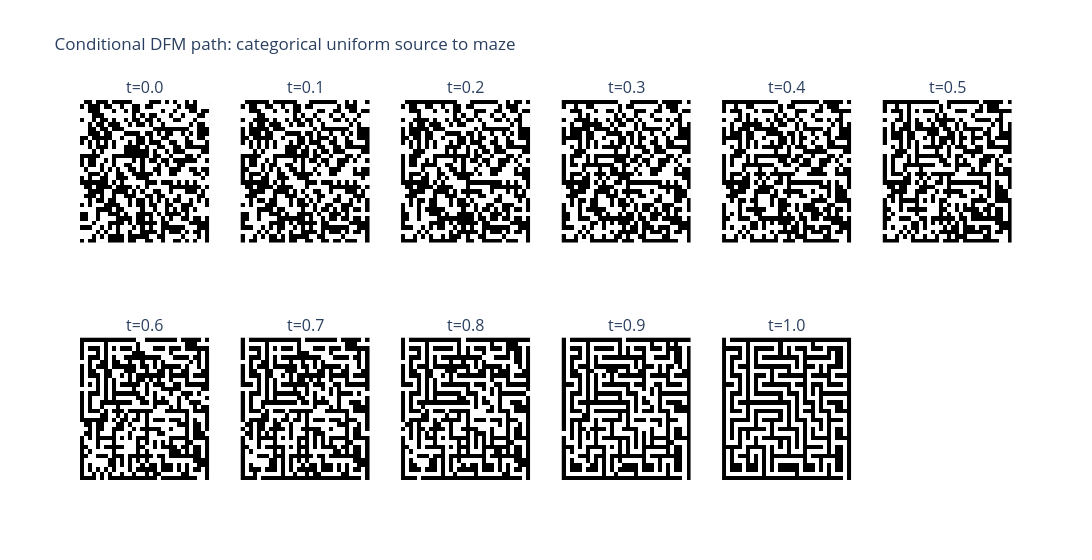

Notebook source saved alongside this figure:
### Markdown cell above
## 2. Categorical Convex Probability Path

For paired source $x_0$ and data maze $x_1$, each pixel follows
$p_t(x_i\mid x_0,x_1)=(1-t)\delta_{x_0}+t\delta_{x_1}$, with $t\in[0,1]$.

To draw $x_t$, choose the source class with probability $1-t$ and the target class with probability $t$. Each state remains exactly 0 or 1: this is not a grayscale interpolation. The preview uses the equivalent jump process: a pixel that has not reached its target jumps there with probability $\Delta t/(1-t)$.

### Code cell
NUM_CLASSES = 2
FLOW_STEPS = 100


def sample_conditional_path(x0, x1, times):
    """Draw categorical x_t from the linear source-to-target path."""
    t = times.to(device=x0.device, dtype=torch.float32)
    choose_target = torch.rand(x0.shape, device=x0.device) < t[:, None, None]
    return torch.where(choose_target, x1, x0)


def one_hot_pixels(x):
    """Convert integer (B,H,W) labels into (B,2,H,W) categorical channels."""
    return F.one_hot(x.long(), num_classes=NUM_CLASSES).permute(0, 3, 1, 2).float()


preview_target = torch.from_numpy(mazes[0].copy()).long().to(DEVICE)
preview_source = torch.randint(0, NUM_CLASSES, preview_target.shape, device=DEVICE)
preview_frames = [preview_source.clone()]
current = preview_source.clone()
for step in range(FLOW_STEPS):
    t = step / FLOW_STEPS
    jump_probability = min((1.0 / FLOW_STEPS) / max(1.0 - t, 1e-8), 1.0)
    jump = (torch.rand(current.shape, device=DEVICE) < jump_probability) & (
        current != preview_target
    )
    current = torch.where(jump, preview_target, current)
    if (step + 1) % 10 == 0:
        preview_frames.append(current.clone())

preview_times = np.linspace(0.0, 1.0, 11)
fig = make_subplots(
    rows=2, cols=6, subplot_titles=[f"t={t:.1f}" for t in preview_times]
)
for index, frame in enumerate(preview_frames):
    fig.add_trace(
        go.Heatmap(
            z=frame.cpu().numpy(),
            zmin=0,
            zmax=1,
            colorscale=[[0, "black"], [1, "white"]],
            showscale=False,
        ),
        row=index // 6 + 1,
        col=index % 6 + 1,
    )
fig.update_layout(
    title="Conditional DFM path: categorical uniform source to maze",
    width=1500,
    height=560,
)
fig.update_xaxes(showticklabels=False)
fig.update_yaxes(showticklabels=False, autorange="reversed")
fig.show()
print("Source class-1 fraction:", f"{preview_source.float().mean().item():.3f}")
print("Final state matches target:", bool(torch.equal(current, preview_target)))

### Figure 1 — Plotly figure (JSON) as saved in the notebook; plotly's stock layout.template omitted (floating-point values rounded to 4 significant figures; data arrays with more than 128 entries replaced by an {"elided": "..."} marker saying what was removed)
{"data": [{"colorscale": [[0, "black"], [1, "white"]], "showscale": false, "type": "heatmap", "xaxis": "x", "yaxis": "y", "z": {"elided": "32x32 int values"}, "zmax": 1, "zmin": 0}, {"colorscale": [[0, "black"], [1, "white"]], "showscale": false, "type": "heatmap", "xaxis": "x2", "yaxis": "y2", "z": {"elided": "32x32 int values"}, "zmax": 1, "zmin": 0}, {"colorscale": [[0, "black"], [1, "white"]], "showscale": false, "type": "heatmap", "xaxis": "x3", "yaxis": "y3", "z": {"elided": "32x32 int values"}, "zmax": 1, "zmin": 0}, {"colorscale": [[0, "black"], [1, "white"]], "showscale": false, "type": "heatmap", "xaxis": "x4", "yaxis": "y4", "z": {"elided": "32x32 int values"}, "zmax": 1, "zmin": 0}, {"colorscale": [[0, "black"], [1, "white"]], "showscale": false, "type": "heatmap", "xaxis": "x5", "yaxis": "y5", "z": {"elided": "32x32 int values"}, "zmax": 1, "zmin": 0}, {"colorscale": [[0, "black"], [1, "white"]], "showscale": false, "type": "heatmap", "xaxis": "x6", "yaxis": "y6", "z": {"elided": "32x32 int values"}, "zmax": 1, "zmin": 0}, {"colorscale": [[0, "black"], [1, "white"]], "showscale": false, "type": "heatmap", "xaxis": "x7", "yaxis": "y7", "z": {"elided": "32x32 int values"}, "zmax": 1, "zmin": 0}, {"colorscale": [[0, "black"], [1, "white"]], "showscale": false, "type": "heatmap", "xaxis": "x8", "yaxis": "y8", "z": {"elided": "32x32 int values"}, "zmax": 1, "zmin": 0}, {"colorscale": [[0, "black"], [1, "white"]], "showscale": false, "type": "heatmap", "xaxis": "x9", "yaxis": "y9", "z": {"elided": "32x32 int values"}, "zmax": 1, "zmin": 0}, {"colorscale": [[0, "black"], [1, "white"]], "showscale": false, "type": "heatmap", "xaxis": "x10", "yaxis": "y10", "z": {"elided": "32x32 int values"}, "zmax": 1, "zmin": 0}, {"colorscale": [[0, "black"], [1, "white"]], "showscale": false, "type": "heatmap", "xaxis": "x11", "yaxis": "y11", "z": {"elided": "32x32 int values"}, "zmax": 1, "zmin": 0}], "layout": {"annotations": [{"font": {"size": 16}, "showarrow": false, "text": "t=0.0", "x": 0.06944, "xanchor": "center", "xref": "paper", "y": 1, "yanchor": "bottom", "yref": "paper"}, {"font": {"size": 16}, "showarrow": false, "text": "t=0.1", "x": 0.2417, "xanchor": "center", "xref": "paper", "y": 1, "yanchor": "bottom", "yref": "paper"}, {"font": {"size": 16}, "showarrow": false, "text": "t=0.2", "x": 0.4139, "xanchor": "center", "xref": "paper", "y": 1, "yanchor": "bottom", "yref": "paper"}, {"font": {"size": 16}, "showarrow": false, "text": "t=0.3", "x": 0.5861, "xanchor": "center", "xref": "paper", "y": 1, "yanchor": "bottom", "yref": "paper"}, {"font": {"size": 16}, "showarrow": false, "text": "t=0.4", "x": 0.7583, "xanchor": "center", "xref": "paper", "y": 1, "yanchor": "bottom", "yref": "paper"}, {"font": {"size": 16}, "showarrow": false, "text": "t=0.5", "x": 0.9306, "xanchor": "center", "xref": "paper", "y": 1, "yanchor": "bottom", "yref": "paper"}, {"font": {"size": 16}, "showarrow": false, "text": "t=0.6", "x": 0.06944, "xanchor": "center", "xref": "paper", "y": 0.375, "yanchor": "bottom", "yref": "paper"}, {"font": {"size": 16}, "showarrow": false, "text": "t=0.7", "x": 0.2417, "xanchor": "center", "xref": "paper", "y": 0.375, "yanchor": "bottom", "yref": "paper"}, {"font": {"size": 16}, "showarrow": false, "text": "t=0.8", "x": 0.4139, "xanchor": "center", "xref": "paper", "y": 0.375, "yanchor": "bottom", "yref": "paper"}, {"font": {"size": 16}, "showarrow": false, "text": "t=0.9", "x": 0.5861, "xanchor": "center", "xref": "paper", "y": 0.375, "yanchor": "bottom", "yref": "paper"}, {"font": {"size": 16}, "showarrow": false, "text": "t=1.0", "x": 0.7583, "xanchor": "center", "xref": "paper", "y": 0.375, "yanchor": "bottom", "yref": "paper"}], "height": 560, "title": {"text": "Conditional DFM path: categorical uniform source to maze"}, "width": 1500, "xaxis": {"anchor": "y", "domain": [0, 0.1389], "showticklabels": false}, "xaxis10": {"anchor": "y10", "domain": [0.5167, 0.6556], "showticklabels": false}, "xaxis11": {"anchor": "y11", "domain": [0.6889, 0.8278], "showticklabels": false}, "xaxis12": {"anchor": "y12", "domain": [0.8611, 1], "showticklabels": false}, "xaxis2": {"anchor": "y2", "domain": [0.1722, 0.3111], "showticklabels": false}, "xaxis3": {"anchor": "y3", "domain": [0.3444, 0.4833], "showticklabels": false}, "xaxis4": {"anchor": "y4", "domain": [0.5167, 0.6556], "showticklabels": false}, "xaxis5": {"anchor": "y5", "domain": [0.6889, 0.8278], "showticklabels": false}, "xaxis6": {"anchor": "y6", "domain": [0.8611, 1], "showticklabels": false}, "xaxis7": {"anchor": "y7", "domain": [0, 0.1389], "showticklabels": false}, "xaxis8": {"anchor": "y8", "domain": [0.1722, 0.3111], "showticklabels": false}, "xaxis9": {"anchor": "y9", "domain": [0.3444, 0.4833], "showticklabels": false}, "yaxis": {"anchor": "x", "autorange": "reversed", "domain": [0.625, 1], "showticklabels": false}, "yaxis10": {"anchor": "x10", "autorange": "reversed", "domain": [0, 0.375], "showticklabels": false}, "yaxis11": {"anchor": "x11", "autorange": "reversed", "domain": [0, 0.375], "showticklabels": false}, "yaxis12": {"anchor": "x12", "autorange": "reversed", "domain": [0, 0.375], "showticklabels": false}, "yaxis2": {"anchor": "x2", "autorange": "reversed", "domain": [0.625, 1], "showticklabels": false}, "yaxis3": {"anchor": "x3", "autorange": "reversed", "domain": [0.625, 1], "showticklabels": false}, "yaxis4": {"anchor": "x4", "autorange": "reversed", "domain": [0.625, 1], "showticklabels": false}, "yaxis5": {"anchor": "x5", "autorange": "reversed", "domain": [0.625, 1], "showticklabels": false}, "yaxis6": {"anchor": "x6", "autorange": "reversed", "domain": [0.625, 1], "showticklabels": false}, "yaxis7": {"anchor": "x7", "autorange": "reversed", "domain": [0, 0.375], "showticklabels": false}, "yaxis8": {"anchor": "x8", "autorange": "reversed", "domain": [0, 0.375], "showticklabels": false}, "yaxis9": {"anchor": "x9", "autorange": "reversed", "domain": [0, 0.375], "showticklabels": false}}}
